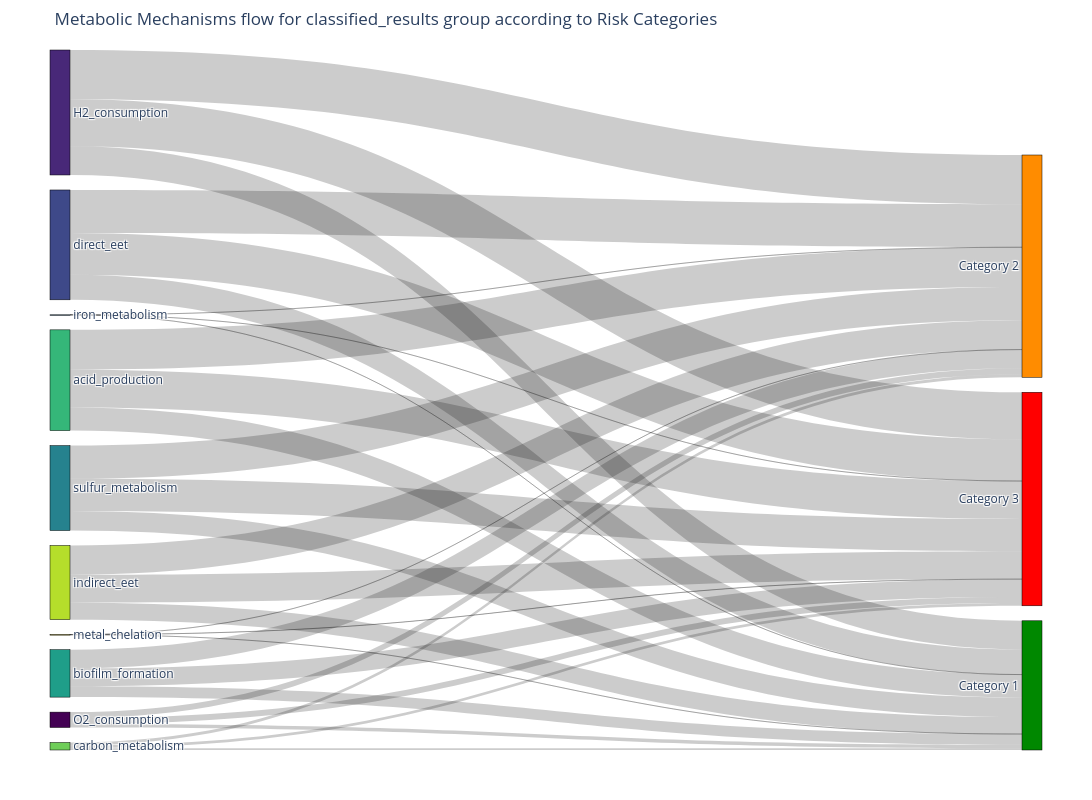
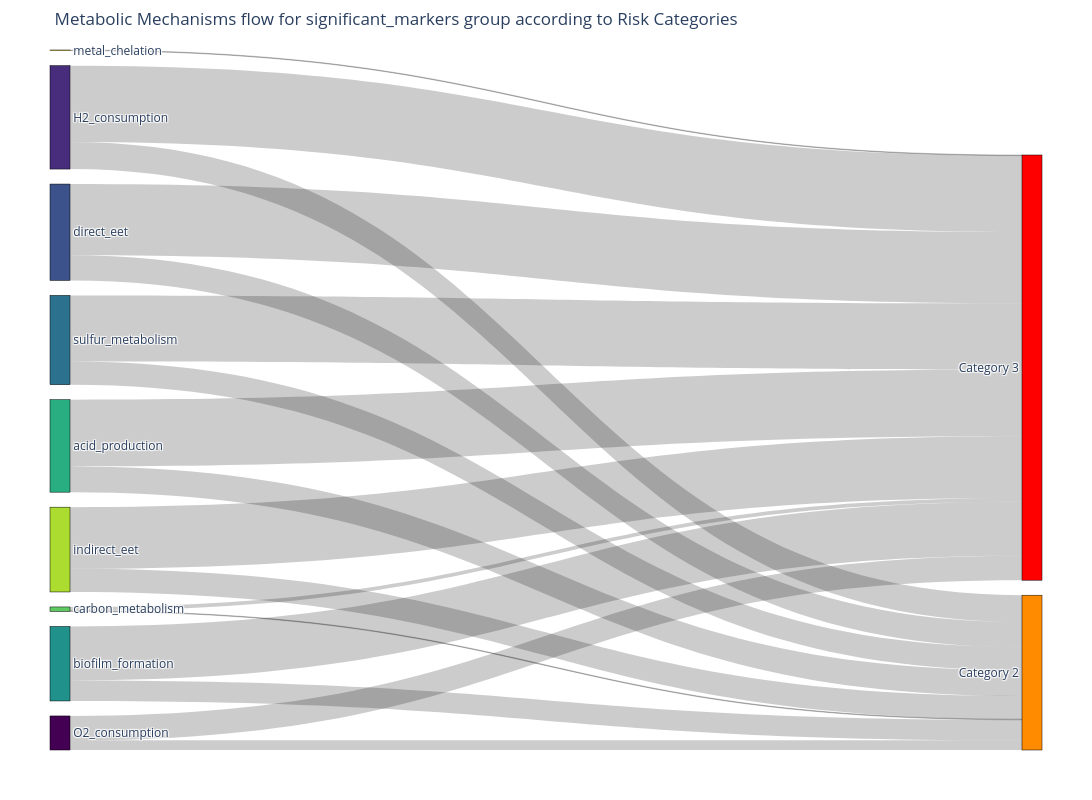

Here is the notebook cell these charts were saved with, in order:
### Code cell
fig = temporal_transition(classified_results, "classified_results")
fig.show()
fig = temporal_transition(significant_markers, "significant_markers")
fig.show()

### Figure 1 — Plotly figure (JSON) as saved in the notebook; plotly's stock layout.template omitted (floating-point values rounded to 4 significant figures)
{"data": [{"arrangement": "snap", "link": {"hovertemplate": "<b>%{source.label}</b> → <b>%{target.label}</b><br>Count: %{value}<extra></extra>", "source": [0, 0, 0, 1, 1, 1, 2, 2, 2, 3, 3, 3, 4, 4, 4, 5, 5, 5, 6, 6, 6, 7, 7, 7, 8, 8, 8, 9, 9, 9], "target": [10, 11, 12, 10, 11, 12, 10, 11, 12, 10, 11, 12, 10, 11, 12, 10, 11, 12, 10, 11, 12, 10, 11, 12, 10, 11, 12, 10, 11, 12], "value": [1166, 2011, 1956, 9572, 16432, 15779, 8414, 14408, 13898, 2, 7, 3, 6514, 11092, 10788, 3611, 6236, 6009, 7678, 13309, 12693, 563, 1009, 945, 5675, 9796, 9309, 2, 8, 7]}, "node": {"color": ["#440154", "#482878", "#3e4989", "#31688e", "#26828e", "#1f9e89", "#35b779", "#6ece58", "#b5de2b", "#fde725", "#008800", "#FF8C00", "#FF0000"], "hoverinfo": "all", "hovertemplate": "<b>%{label}</b><br>Count: %{value}<extra></extra>", "label": ["O2_consumption", "H2_consumption", "direct_eet", "iron_metabolism", "sulfur_metabolism", "biofilm_formation", "acid_production", "carbon_metabolism", "indirect_eet", "metal_chelation", "Category 1", "Category 2", "Category 3"], "line": {"color": "black", "width": 0.5}, "pad": 15, "thickness": 20}, "type": "sankey"}], "layout": {"font": {"size": 12}, "height": 800, "margin": {"b": 50, "l": 50, "r": 50, "t": 50}, "title": {"text": "Metabolic Mechanisms flow for classified_results group according to Risk Categories"}, "width": 1200}}

### Figure 2 — Plotly figure (JSON) as saved in the notebook; plotly's stock layout.template omitted (floating-point values rounded to 4 significant figures)
{"data": [{"arrangement": "snap", "link": {"hovertemplate": "<b>%{source.label}</b> → <b>%{target.label}</b><br>Count: %{value}<extra></extra>", "source": [0, 0, 1, 1, 2, 2, 3, 3, 4, 4, 5, 5, 6, 6, 7, 7, 8], "target": [10, 11, 10, 11, 10, 11, 10, 11, 10, 11, 10, 11, 10, 11, 10, 11, 11], "value": [15, 38, 42, 119, 39, 111, 36, 103, 32, 84, 40, 104, 1, 6, 36, 96, 1]}, "node": {"color": ["#440154", "#472d7b", "#3b528b", "#2c728e", "#21918c", "#28ae80", "#5ec962", "#addc30", "#fde725", "#008800", "#FF8C00", "#FF0000"], "hoverinfo": "all", "hovertemplate": "<b>%{label}</b><br>Count: %{value}<extra></extra>", "label": ["O2_consumption", "H2_consumption", "direct_eet", "sulfur_metabolism", "biofilm_formation", "acid_production", "carbon_metabolism", "indirect_eet", "metal_chelation", "Category 1", "Category 2", "Category 3"], "line": {"color": "black", "width": 0.5}, "pad": 15, "thickness": 20}, "type": "sankey"}], "layout": {"font": {"size": 12}, "height": 800, "margin": {"b": 50, "l": 50, "r": 50, "t": 50}, "title": {"text": "Metabolic Mechanisms flow for significant_markers group according to Risk Categories"}, "width": 1200}}
